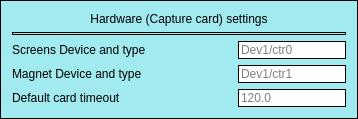
             <widget class="QFrame" name="frame_7">
              <property name="maximumSize">
               <size>
                <width>16777215</width>
                <height>140</height>
               </size>
              </property>
              <property name="styleSheet">
               <string notr="true">border: 1px solid;background-color: #A1EAF0;</string>
              </property>
              <property name="frameShape">
               <enum>QFrame::StyledPanel</enum>
              </property>
              <property name="frameShadow">
               <enum>QFrame::Raised</enum>
              </property>
              <layout class="QFormLayout" name="formLayout">
               <item row="0" column="0" colspan="2">
                <widget class="QLabel" name="label_38">
                 <property name="styleSheet">
                  <string notr="true">border: None</string>
                 </property>
                 <property name="text">
                  <string>Hardware (Capture card) settings</string>
                 </property>
                 <property name="alignment">
                  <set>Qt::AlignCenter</set>
                 </property>
                </widget>
               </item>
               <item row="2" column="0">
                <widget class="QLabel" name="label_42">
                 <property name="minimumSize">
                  <size>
                   <width>220</width>
                   <height>0</height>
                  </size>
                 </property>
                 <property name="styleSheet">
                  <string notr="true">border: none</string>
                 </property>
                 <property name="text">
                  <string>Screens Device and type</string>
                 </property>
                </widget>
               </item>
               <item row="2" column="1">
                <widget class="QLineEdit" name="lineEdit_2">
                 <property name="styleSheet">
                  <string notr="true">background-color: white;</string>
                 </property>
                 <property name="placeholderText">
                  <string>Dev1/ctr0</string>
                 </property>
                </widget>
               </item>
               <item row="3" column="1">
                <widget class="QLineEdit" name="lineEdit_3">
                 <property name="styleSheet">
                  <string notr="true">background-color: white;</string>
                 </property>
                 <property name="placeholderText">
                  <string>Dev1/ctr1</string>
                 </property>
                </widget>
               </item>
               <item row="4" column="1">
                <widget class="QLineEdit" name="lineEdit_4">
                 <property name="styleSheet">
                  <string notr="true">background-color: white;</string>
                 </property>
                 <property name="placeholderText">
                  <string>120.0</string>
                 </property>
                </widget>
               </item>
               <item row="3" column="0">
                <widget class="QLabel" name="label_43">
                 <property name="styleSheet">
                  <string notr="true">border: none</string>
                 </property>
                 <property name="text">
                  <string>Magnet Device and type</string>
                 </property>
                </widget>
               </item>
               <item row="4" column="0">
                <widget class="QLabel" name="label_44">
                 <property name="styleSheet">
                  <string notr="true">border: none</string>
                 </property>
                 <property name="text">
                  <string>Default card timeout</string>
                 </property>
                </widget>
               </item>
               <item row="1" column="0" colspan="2">
                <widget class="Line" name="line_9">
                 <property name="orientation">
                  <enum>Qt::Horizontal</enum>
                 </property>
                </widget>
               </item>
              </layout>
             </widget>
